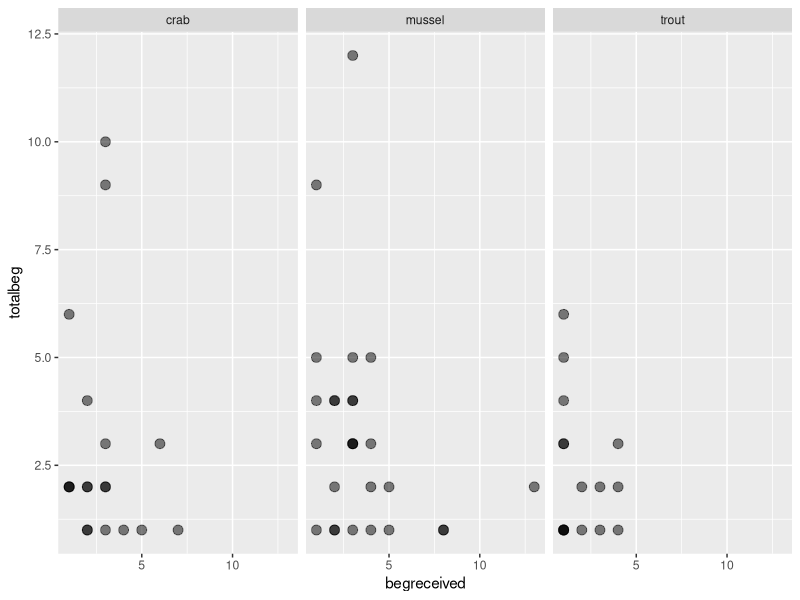
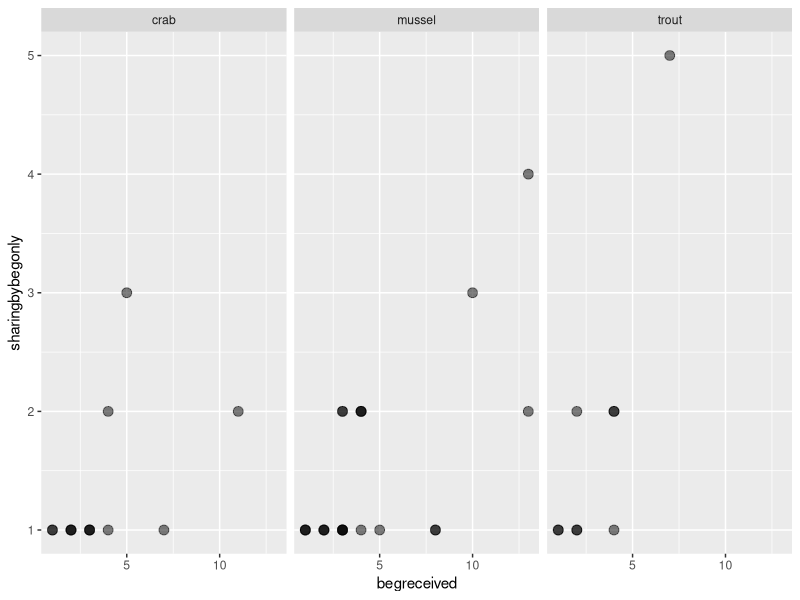

Write R code to recreate these figures, in order.



library(dplyr)
library(ggplot2)

otter_data <- read.csv("data/Bowden-ParryOtterdata.csv")
head(otter_data)

#gather new information (answers to questions) regarding your dataset.
#What food do the otters prefer more; trout, mussels, or crab?
#using the columns of data, foodtype, totalbeg and begreceived.
#I need begreceived to be > 0 to exclude trials that did not receive food when they wanted it. 
# I also made the totalbeg > 0 so I could see if the otters wanted that food or not. 

begging <-   
  otter_data %>%
  filter(begreceived > 0, totalbeg > 0) %>% 
  select(foodtype, totalbeg, begreceived)

## Plotting begged v recieved foods

ggplot(begging, aes(x = begreceived, y = totalbeg)) +
  geom_point(size = 3, alpha = 0.5) +
  facet_wrap(~foodtype)


# Analysis 2

sharing <- 
  otter_data %>% 
  filter(begreceived > 0, sharingbybegonly > 0) %>% 
  select(begreceived, sharingbybegonly, foodtype)


# plotting if the food was recieved

ggplot(sharing, aes(x = begreceived, y = sharingbybegonly)) +
  geom_point(size = 3, alpha = 0.5) +
  facet_wrap(~foodtype)






